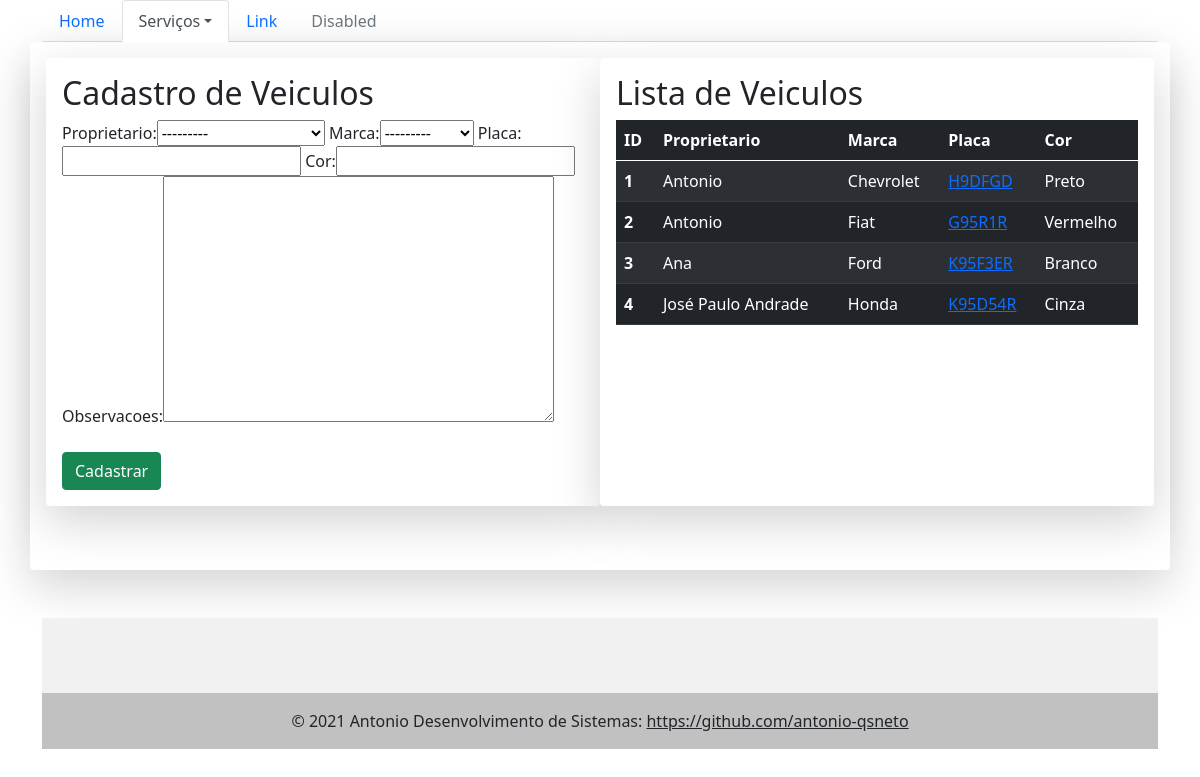
Before: /veiculos/ with the older database file.
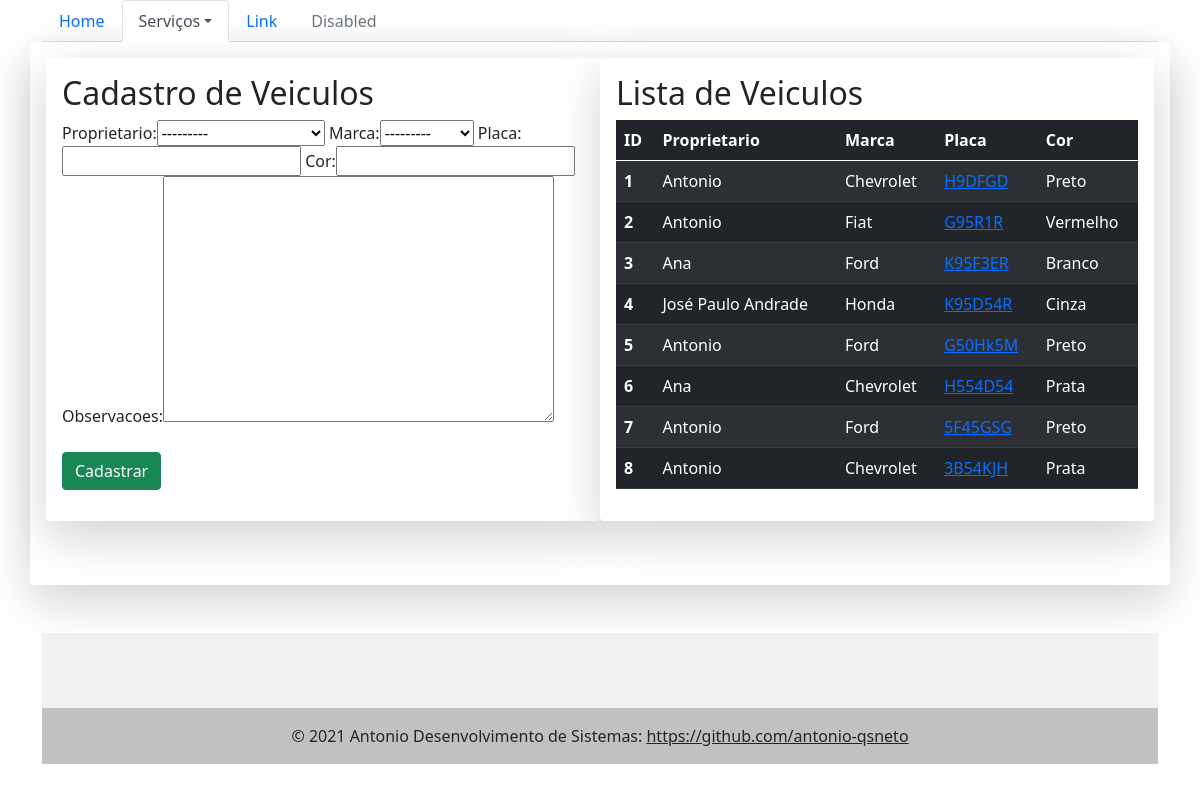
After: the same page with the newer database file.
### core/models.py (models this page shows, shortened)
class Veiculo(models.Model):
    proprietario = models.ForeignKey(Pessoa, on_delete=models.PROTECT)
    marca = models.ForeignKey(Marca, on_delete=models.PROTECT)
    placa = models.CharField(max_length=7)
    cor = models.CharField(max_length=15)
    observacoes = models.TextField()

class Pessoa(models.Model):
    nome = models.CharField(max_length=100)
    endereco = models.CharField(max_length=100)
    telefone = models.CharField(max_length=20)
    def __str__(self):
        return self.nome
    """def __str__(self):
        return "{}".format(self.nome)"""

class Marca(models.Model):
    nome = models.CharField(max_length=100)
    def __str__(self):
        return self.nome

### core/views.py (the view)
# urls.py: url(r"^veiculos/$", lista_veiculos, name="core_lista_veiculos"),
def lista_veiculos(request):
    veiculos = Veiculo.objects.all()
    form = VeiculoForm()
    data = {'veiculos': veiculos, 'form': form}
    return render(request, 'core/lista_veiculos.html', data)

### core/form.py
class VeiculoForm(ModelForm):
    class Meta:
        model = Veiculo
        fields = '__all__'

### core/templates/core/lista_veiculos.html (shortened to what this page needs)
{% extends 'base.html' %}
{% load bootstrap %}
{% block menu %}
<ul class="nav nav-tabs">
  <li class="nav-item">
    <a class="nav-link" href="{% url "core_home" %}">Home</a>
  </li>
  <li class="nav-item dropdown">
    <a
      class="nav-link dropdown-toggle active"
      data-toggle="dropdown"
      href="#"
      role="button"
      aria-haspopup="true"
      aria-expanded="false"
      >Serviços</a
    >
  </li>
  <li class="nav-item">
    <a class="nav-link" href="#">Link</a>
  </li>
  <li class="nav-item">
    <a class="nav-link disabled" href="#">Disabled</a>
  </li>
</ul>
{% endblock menu %}
 {% block main %}
<div class="row shadow-lg p-3 mb-5 bg-white rounded">
  <div class="col-6 shadow-lg p-3 mb-5 bg-white rounded">
  <h2 lass="mb-5 mt-3">Cadastro de Veiculos</h2>
    <form action="{% url 'core_veiculo_novo' %}" method="POST">
      {% csrf_token %} {{ form|bootstrap }}
      <button class="btn btn-success mt-4" type="submit">Cadastrar</button>
    </form>
  </div>
  <div class="col-6 shadow-lg p-3 mb-5 bg-white rounded">
  <h2 lass="mb-5 mt-3">Lista de Veiculos</h2>
    <table class="table table-striped table-dark">
  <thead>
    <tr>
      <th scope="col">ID</th>
      <th scope="col">Proprietario</th>
      <th scope="col">Marca</th>
      <th scope="col">Placa</th>
      <th scope="col">Cor</th>
    </tr>
  </thead>
<tbody>
    {% for veiculo in veiculos %}
    <tr>
      <th scope="row"> {{veiculo.id}} </th>
      <td> {{ veiculo.proprietario }} </td>
      <td>{{ veiculo.marca }}</td>
      <td><a href="{% url 'core_veiculo_update' veiculo.id %}">
          {{ veiculo.placa }}
        </a></td>
      <td>{{ veiculo.cor }}</td>
      </tr>
      {% endfor %}
  </tbody>
</table>
  </div>
</div>
{% endblock main %}

Changed rows visible on the page:
added Veiculo: id "5", proprietario "Antonio", marca "Ford", placa "G50Hk5M", cor "Preto"
added Veiculo: id "6", proprietario "Ana", marca "Chevrolet", placa "H554D54", cor "Prata"
added Veiculo: id "7", proprietario "Antonio", marca "Ford", placa "5F45GSG", cor "Preto"
added Veiculo: id "8", proprietario "Antonio", marca "Chevrolet", placa "3B54KJH", cor "Prata"
